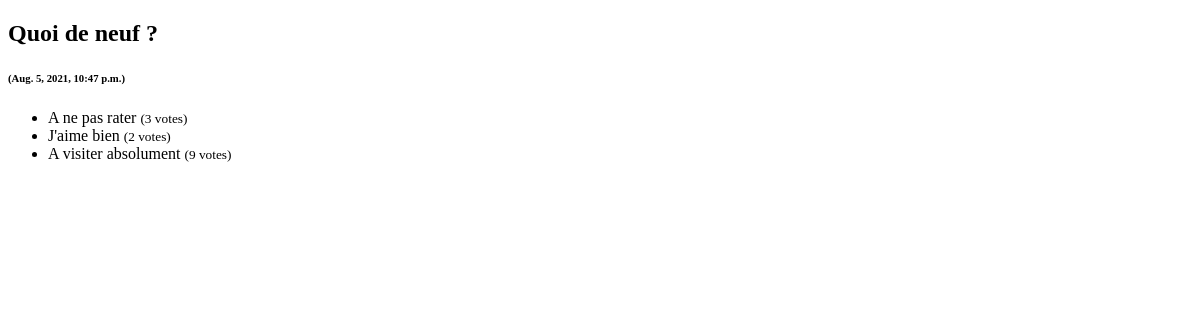
The app's page /polls/1/results/, older data.
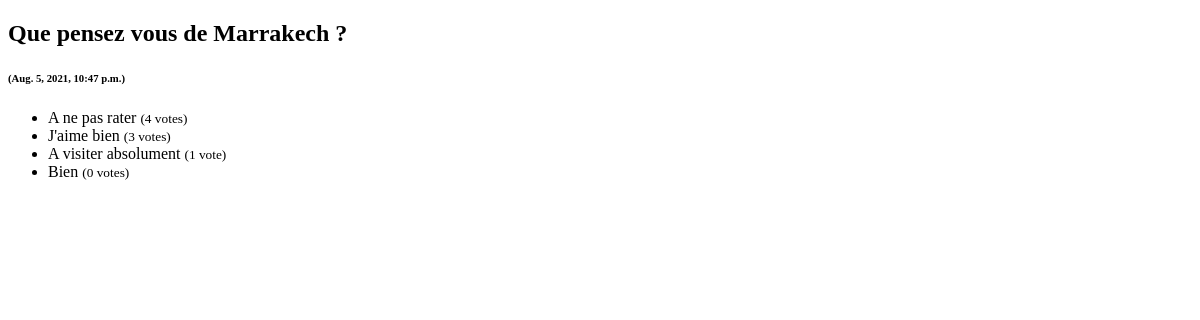
The same page, newer data.
### polls/models.py (models this page shows, shortened)
class Question(models.Model):
    question_text   =   models.CharField(max_length=200)
    pub_date        =   models.DateTimeField('date published')

class Choice(models.Model):
    question = models.ForeignKey(Question, on_delete=models.CASCADE)
    choice_text = models.CharField(max_length=200)
    votes = models.IntegerField(default=0)

### polls/views.py (the view)
# urls.py: path('<int:pk>/results/', views.ResultsView.as_view(), name='results'),
class ResultsView(generic.DetailView):
    model = Question
    template_name = 'polls/results.html'

### polls/templates/polls/results.html (shortened to what this page needs)
<!DOCTYPE html>
<html>
  <head>
  </head>
  <body>
	<h2>{{ question.question_text }} <h6>({{ question.pub_date}})</h6> </h2>
    <ul>
        {% for choice in question.choice_set.all %}
          <li>{{ choice.choice_text }} <small>({{ choice.votes }} vote{{ choice.votes|pluralize }})</small> </li>
        {% endfor %}
    </ul>
  </body>
</html>

Row changes from the older to the newer data that the page shows:
changed Question: question_text "Quoi de neuf ?" → "Que pensez vous de Marrakech ?"
changed Choice "A ne pas rater": votes "3" → "4"
changed Choice "J'aime bien": votes "2" → "3"
changed Choice "A visiter absolument": votes "9" → "1"
added Choice: choice_text "Bien", votes "0"
